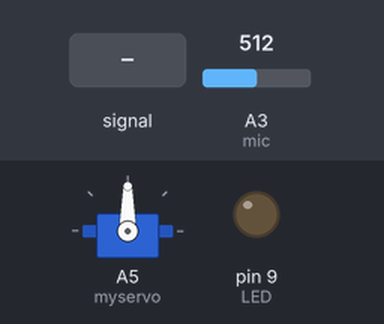
Bench run of a sketch on a simulated Arduino Uno, built with avr-gcc and run on an emulated ATmega328P. Parts: servo, output pins drawn as LEDs (lit = HIGH). Inputs (shaded band) come from the test bench; at power-on: A3 (mic) = 512.

Above: at 1.2 s.
1.3 s: A3 (mic) fed a 200 Hz sine of ±255 counts around its level
At 1.5 s:
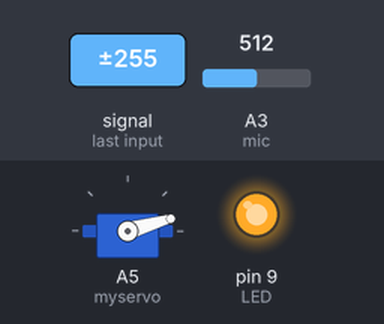
4.3 s: A3 (mic) set to 670
At 4.58 s:
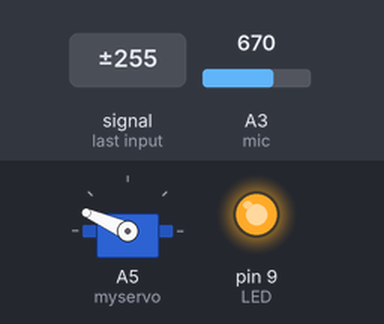
7.3 s: A3 (mic) fed a 2 Hz sine of ±306 counts around its level
At 9.93 s:
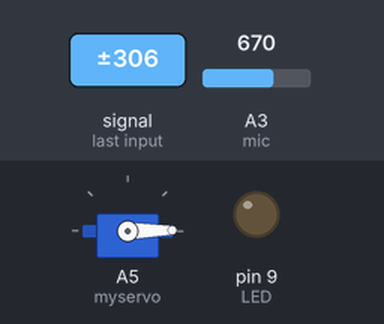
10.3 s: A3 (mic) set to 654
At 10.5 s:
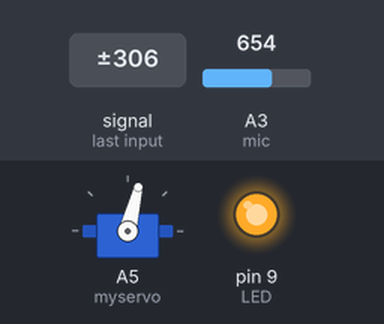
13.3 s: A3 (mic) fed a 1000 Hz sine of ±255 counts around its level
At 14.11 s:
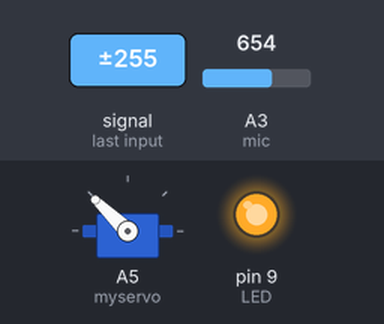
16.3 s: A3 (mic) set to 716
At 16.88 s:
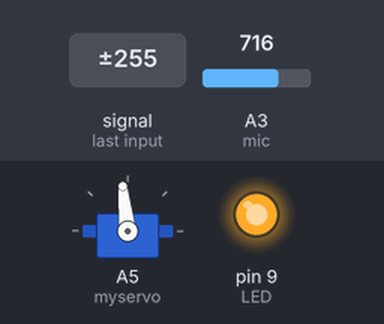
Timing chart, 0 to 20.3 s (numbered marks = the images above; inputs shaded):
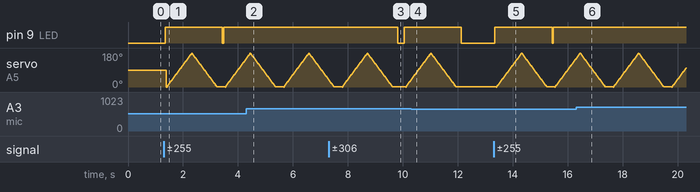

Measured:
- the behaviour switches between 661 and 660 on A3 (mic) (found by bisection; images 3 and 4)
- after the input at 1.3 s, pin 9 (LED): LOW → HIGH after 0.05 s, → LOW 2.1 s later, → HIGH 0.05 s later
- after the input at 4.3 s, pin 9 (LED): stays HIGH (without the input it goes to LOW after 1.3 s)
- after the input at 7.3 s, pin 9 (LED): HIGH → LOW after 2.5 s, → HIGH 0.23 s later
- after the input at 10.3 s, pin 9 (LED): HIGH → LOW after 1.8 s; servo on A5 (myservo): goes on until 11.9 s, then stays 1°
- after the input at 13.3 s, pin 9 (LED): LOW → HIGH after 0.05 s, → LOW 2.1 s later, → HIGH 0.05 s later
- after the input at 16.3 s, pin 9 (LED): stops changing and stays HIGH

The sketch:

test_w_no_bluetooth.ino
```cpp
//SERVO ACTIVATED BY SOUND - MY PCB VERSION//

#include <Servo.h> // include Servo.h library

Servo myservo;  // creates servo object which I gave "myservo" name
int pos = 0; //create position variable

int mic = A3;    //Microphone Sensor Pin
int LED = 9;
int sensorValue = 0;


void setup() {
 pinMode(LED, OUTPUT);
 myservo.attach(A5);
//Serial.begin(9600);
}

void loop() {
 // read the value from the sensor:
 sensorValue = analogRead(mic);

if (sensorValue > 660){
 // Serial.println(sensorValue);
  delay(50);

  digitalWrite(LED,HIGH);
  delay(50);

  for(pos = 0; pos < 180; pos += 1)  // imposta un ciclo con valori che vanno da 0 a 180, sarano i gradi di spostamento del nostro servo
  {
    myservo.write(pos);              // con il metodo write() passi all’oggetto myservo la posizione che deve raggiungere,
                                     // il servo si sposterà gradualmente dalla sua posizione 0° alla posizione 180°
    delay(5);                       // imposta un ritardo di 15 millesimi di secondo per ogni ciclo del for.
                                     // Più sarà alto il ritardo più il servo sarà lento.
  }
  for(pos = 180; pos>=1; pos-=1)     // In questo caso imposta un ciclo con valori che vanno da 180 a 0
  {
    myservo.write(pos);
    delay(5);
  }
  delay(200);
}


 else {
   digitalWrite(LED, LOW);
}
}
```
